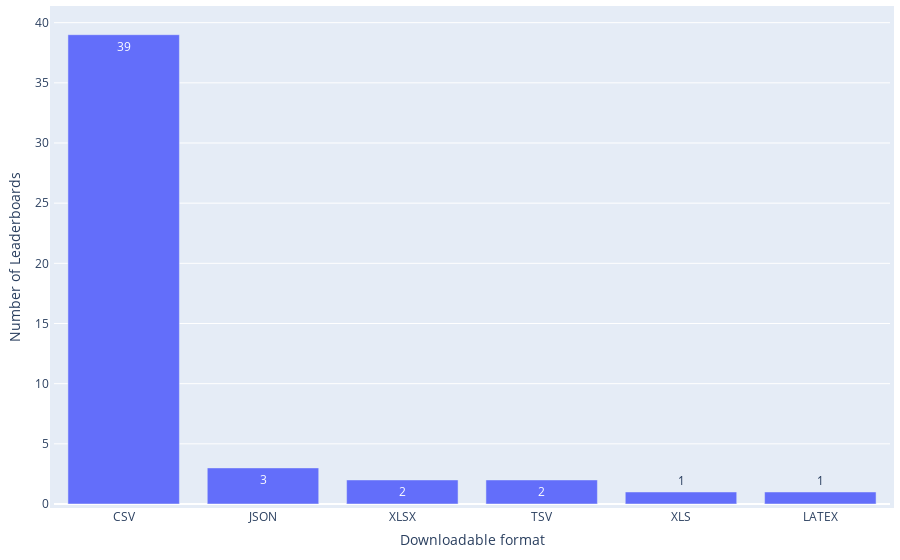

This figure's notebook cell:
### Code cell
df = pd.read_csv(path_paper / 'leaderboard_processed.csv')
df['Downloadable format'] = df['Downloadable format'].apply(ast.literal_eval)
print(f"{round(len(df[df['Downloadable format'].map(len) > 0])/len(df)*100,2)}% ({len(df[df['Downloadable format'].map(len) > 0])} out of {len(df)}) leaderboard systems provide downloadable format of the leaderboards.")

df = df[df['Downloadable format'].map(len) > 0]
df_split = df.explode('Downloadable format')['Downloadable format'].value_counts().reset_index(name='Frequency')
print(f"{df_split['Downloadable format'].iloc[0]} is the most popular storage format of leaderboards, accounting for {round(df_split['Frequency'].iloc[0]/len(df)*100,2)}% ({df_split['Frequency'].iloc[0]} out of {len(df)}) downloadable leaderboard systems.")
df_split['Weight'] = 1

statistics = {
    'Distribution': 'Leaderboard Systems across Downloadable Formats',
    'Mean': np.mean(df_split['Frequency']),
    'Median': np.median(df_split['Frequency']),
    'IQR': df_split['Frequency'].quantile(0.75) - df_split['Frequency'].quantile(0.25),
    'Gini Coefficient': ineqpy.inequality.gini(data=df_split, income='Frequency', weights='Weight'),
}
df_statistics = pd.read_csv(path_paper / 'leaderboard_statistics.csv')
df_statistics = pd.concat([df_statistics, pd.DataFrame([statistics])], ignore_index=True)
df_statistics.drop_duplicates(subset=['Distribution'], keep='last', inplace=True)
df_statistics.sort_values(by='Distribution', inplace=True)
df_statistics.to_csv(path_paper / 'leaderboard_statistics.csv', index=False)

fig = px.bar(
    x=df_split['Downloadable format'],
    y=df_split['Frequency'],
    text_auto=True,
    labels={'x': 'Downloadable format', 'y': 'Number of Leaderboards'},
)
# Update the layout for a tighter look
fig.update_layout(
    autosize=True,
    margin=dict(
        l=10,  # Left margin
        r=10,  # Right margin
        b=10,  # Bottom margin
        t=10,  # Top margin
        pad=4  # Padding between the plot and the margin
    )
)
fig.show()

### Figure 1 — Plotly figure (JSON) as saved in the notebook; plotly's stock layout.template omitted (floating-point values rounded to 4 significant figures)
{"data": [{"alignmentgroup": "True", "hovertemplate": "Downloadable format=%{x}<br>Number of Leaderboards=%{y}<extra></extra>", "legendgroup": "", "marker": {"color": "#636efa", "pattern": {"shape": ""}}, "name": "", "offsetgroup": "", "orientation": "v", "showlegend": false, "textposition": "auto", "texttemplate": "%{y}", "type": "bar", "x": ["CSV", "JSON", "XLSX", "TSV", "XLS", "LATEX"], "xaxis": "x", "y": [39, 3, 2, 2, 1, 1], "yaxis": "y"}], "layout": {"autosize": true, "barmode": "relative", "legend": {"tracegroupgap": 0}, "margin": {"b": 10, "l": 10, "pad": 4, "r": 10, "t": 10}, "xaxis": {"anchor": "y", "domain": [0, 1], "title": {"text": "Downloadable format"}}, "yaxis": {"anchor": "x", "domain": [0, 1], "title": {"text": "Number of Leaderboards"}}}}
